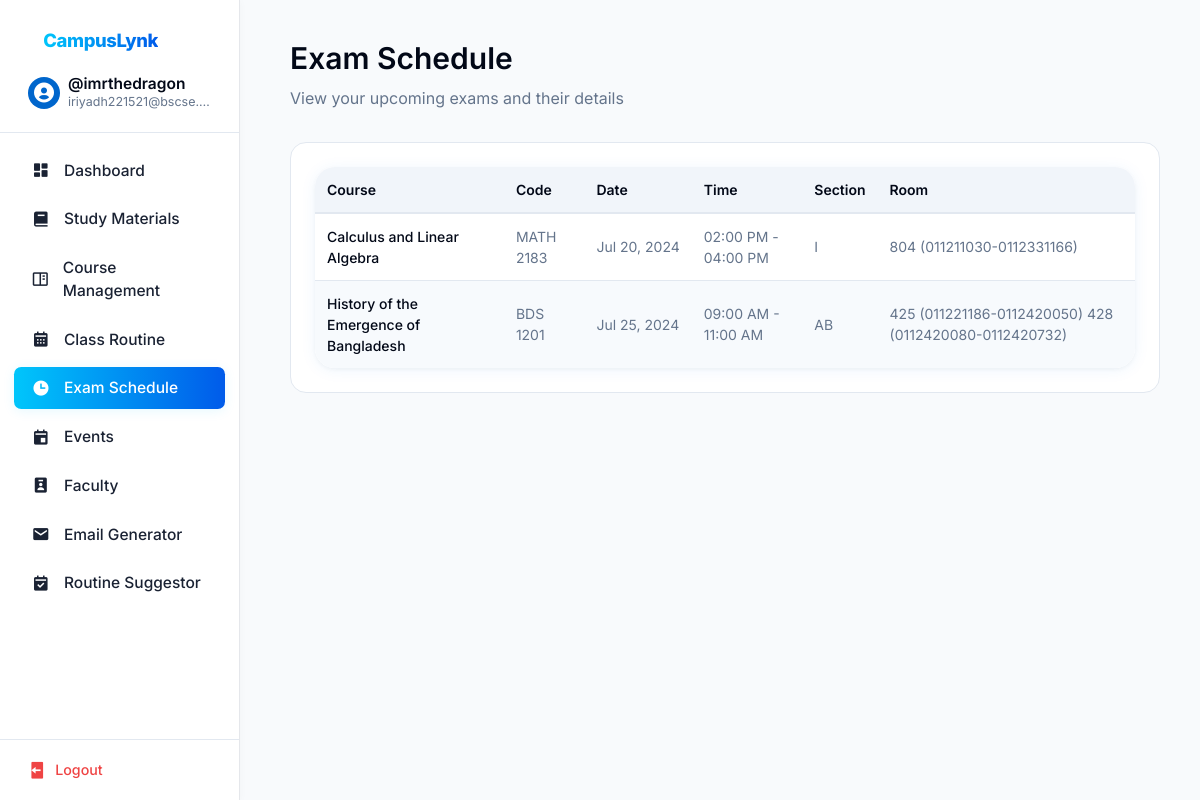
The page /exam_schedule.php (signed in) on the database its author committed.
### tables this page shows
CREATE TABLE `users` (
  `id` int(11) NOT NULL,
  `username` varchar(255) NOT NULL,
  `email` varchar(255) NOT NULL,
  `password` varchar(255) NOT NULL,
  `role` enum('student','faculty','admin') NOT NULL,
  `name` varchar(255) NOT NULL
);

CREATE TABLE `exam_schedules` (
  `id` int(11) NOT NULL,
  `department` varchar(50) NOT NULL,
  `course_code` varchar(50) NOT NULL,
  `course_title` varchar(255) NOT NULL,
  `section` varchar(10) NOT NULL,
  `teacher` varchar(100) NOT NULL,
  `exam_date` date NOT NULL,
  `exam_time` varchar(50) NOT NULL,
  `room` text DEFAULT NULL,
  `created_at` timestamp NOT NULL DEFAULT current_timestamp()
);

### exam_schedule.php (the view, shortened to what this page needs)
<?php
$database = new Database();
$db = $database->getConnection();
$exams = [];
try {
    $userQuery = "SELECT id FROM users WHERE email = ?";
    $userStmt = $db->prepare($userQuery);
    $userStmt->execute([$_SESSION["useremail"]]);
    $user = $userStmt->fetch(PDO::FETCH_ASSOC);
    if ($user) {
        $userId = $user['id'];
        $examQuery = "
            SELECT
                es.course_title,
                es.course_code,
                es.exam_date,
                es.exam_time,
                es.section,
                es.room,
                es.teacher
            FROM student_enrollments se
            JOIN upcoming_courses uc ON se.course_id = uc.id
            JOIN exam_schedules es ON es.course_code = uc.course_code AND es.section = se.section
            WHERE se.student_id = ?
            ORDER BY es.exam_date, es.exam_time
        ";
        $examStmt = $db->prepare($examQuery);
        $examStmt->execute([$userId]);
        $exams = $examStmt->fetchAll(PDO::FETCH_ASSOC);
    }
} catch(PDOException $e) {
    echo "<p>Could not retrieve exam schedule. Please try again later.</p>";
}
?>
<!DOCTYPE html>
<html lang="en">
<head>
    <link href='https://unpkg.com/boxicons@2.1.4/css/boxicons.min.css' rel='stylesheet'>
    <link rel="stylesheet" href="css/base.css">
    <link rel="stylesheet" href="css/layout.css">
    <link rel="stylesheet" href="css/components.css">
    <link rel="stylesheet" href="css/exam-schedule.css">
</head>
<body>
<div class="dashboard-layout">
  <?php include 'sidebar.php'; ?>
  <main id="main-content" class="main-content fade-transition fade-out" style="">
    <section class="welcome-section">
        <h1>Exam Schedule</h1>
        <p class="text-muted">View your upcoming exams and their details</p>
    </section>
    <div class="table-container">
        <table class="table">
            <thead>
                <tr>
                    <th>Course</th>
                    <th>Code</th>
                    <th>Date</th>
                    <th>Time</th>
                    <th>Section</th>
                    <th>Room</th>
                </tr>
            </thead>
            <tbody>
                <?php if (!empty($exams)): ?>
                    <?php foreach ($exams as $exam): ?>
                        <tr>
                            <td><?php echo htmlspecialchars($exam['course_title']); ?></td>
                            <td><?php echo htmlspecialchars($exam['course_code']); ?></td>
                            <td class="exam-date"><?php echo date('M j, Y', strtotime($exam['exam_date'])); ?></td>
                            <td><?php echo htmlspecialchars($exam['exam_time']); ?></td>
                            <td><?php echo htmlspecialchars($exam['section']); ?></td>
                            <td><?php echo htmlspecialchars($exam['room']); ?></td>
                        </tr>
                    <?php endforeach; ?>
                <?php endif; ?>
            </tbody>
        </table>
    </div>
  </main>
</div>
</body>
</html>

### sidebar.php (shortened to what this page needs)
<?php
try {
    $sidebar_database = new Database();
    $sidebar_db = $sidebar_database->getConnection();
    $sidebar_query = $sidebar_db->prepare("SELECT * FROM users WHERE email = ?");
    $sidebar_query->execute([$_SESSION['useremail']]);
    $sidebar_user = $sidebar_query->fetch(PDO::FETCH_ASSOC);
} catch (PDOException $e) {
    header("Location: login.php?error=Database Error: " . urlencode($e->getMessage()));
    exit();
}
$current_page = basename($_SERVER['PHP_SELF']);
$role = $sidebar_user['role'];
?>
<link href='https://unpkg.com/boxicons@2.1.4/css/boxicons.min.css' rel='stylesheet'>
<aside class="sidebar">
    <div class="sidebar-header">
        <div class="logo-and-title-div">
            <div class="sidebar-brand">
                <a href="index.php" class="navbar-brand sidebar-logo"><span>CampusLynk</span></a>
            </div>
        </div>
        <a href="<?php echo $role === 'faculty' ? 'faculty_dashboard.php' : ($role === 'admin' ? 'admin_dashboard.php' : 'profile.php'); ?>" class="user-info">
            <div class="user-avatar">
                <i class='bx bxs-user-circle'></i>
            </div>
            <div class="user-details">
                <h3 class="user-name"><?php echo '@' . htmlspecialchars($sidebar_user['username']); ?></h3>
                <p class="user-email"><?php echo htmlspecialchars($sidebar_user['email']); ?></p>
            </div>
        </a>
    </div>
    <div class="sidebar-content">
        <ul class="nav-links">
            <?php if ($role === 'admin'): ?>
                <li>
                    <a href="admin_dashboard.php" class="nav-link <?php echo $current_page === 'admin_dashboard.php' ? 'active' : ''; ?>">
                        <i class='bx bxs-dashboard'></i>
                        <span>Dashboard</span>
                    </a>
                </li>
                <li>
                    <a href="admin_dataimport.php" class="nav-link <?php echo $current_page === 'admin_dataimport.php' ? 'active' : ''; ?>">
                        <i class='bx bxs-file-import'></i>
                        <span>Upcoming Class Import</span>
                    </a>
                </li>
                <li>
                    <a href="admin_exam_import.php" class="nav-link <?php echo $current_page === 'admin_exam_import.php' ? 'active' : ''; ?>">
                        <i class='bx bxs-calendar-event'></i>
                        <span>Exam Schedule Importer</span>
                    </a>
                </li>
                <li>
                    <a href="admin_class_schedule.php" class="nav-link <?php echo $current_page === 'admin_class_schedule.php' ? 'active' : ''; ?>">
                        <i class='bx bx-calendar'></i>
                        <span>Ongoing Class Schedule</span>
                    </a>
                </li>
                <li>
                    <a href="admin_users.php" class="nav-link <?php echo $current_page === 'admin_users.php' ? 'active' : ''; ?>">
                        <i class='bx bxs-user-detail'></i>
                        <span>User Management</span>
                    </a>
                </li>
                <li>
                    <a href="admin_event_management.php" class="nav-link <?php echo $current_page === 'admin_event_management.php' ? 'active' : ''; ?>">
                        <i class='bx bx-calendar-plus'></i>
                        <span>Event Management</span>
                    </a>
                </li>
                <li>
                    <a href="admin_review_materials.php" class="nav-link <?php echo $current_page === 'admin_review_materials.php' ? 'active' : ''; ?>">
                        <i class='bx bx-task'></i>
                        <span>Review Materials</span>
                    </a>
                </li>
                <li>
                    <a href="admin_settings.php" class="nav-link <?php echo $current_page === 'admin_settings.php' ? 'active' : ''; ?>">
                        <i class='bx bxs-cog'></i>
                        <span>Settings</span>
                    </a>
                </li>
            <?php else: ?>
                <li>
                    <a href="dashboard.php" class="nav-link <?php echo $current_page === 'dashboard.php' ? 'active' : ''; ?>">
                        <i class='bx bxs-dashboard'></i>
                        <span>Dashboard</span>
                    </a>
                </li>
                <li>
                    <a href="study-materials.php" class="nav-link <?php echo $current_page === 'study-materials.php' ? 'active' : ''; ?>">
                        <i class='bx bxs-book'></i>
                        <span>Study Materials</span>
                    </a>
                </li>
                <li>
                    <a href="course_management.php" class="nav-link <?php echo $current_page === 'course_management.php' ? 'active' : ''; ?>">
                        <i class='bx bx-book-content'></i>
                        <span>Course Management</span>
                    </a>
                </li>
                <li>
                    <a href="class_routine1.php" class="nav-link <?php echo $current_page === 'class_routine1.php' ? 'active' : ''; ?>">
                        <i class='bx bxs-calendar'></i>
                        <span>Class Routine</span>
                    </a>
                </li>
                <li>
                    <a href="exam_schedule.php" class="nav-link <?php echo $current_page === 'exam_schedule.php' ? 'active' : ''; ?>">
                        <i class='bx bxs-time'></i>
                        <span>Exam Schedule</span>
                    </a>
                </li>
                <li>
                    <a href="eventpage.php" class="nav-link <?php echo $current_page === 'eventpage.php' ? 'active' : ''; ?>">
                        <i class='bx bxs-calendar-event'></i>
                        <span>Events</span>
                    </a>
                </li>
                <li>
                    <a href="faculty.php" class="nav-link <?php echo $current_page === 'faculty.php' ? 'active' : ''; ?>">
                        <i class='bx bxs-user-badge'></i>
                        <span>Faculty</span>
                    </a>
                </li>
                <li>
                    <a href="email_assistant.php" class="nav-link <?php echo $current_page === 'email_assistant.php' ? 'active' : ''; ?>">
                        <i class='bx bxs-envelope'></i>
                        <span>Email Generator</span>
                    </a>
                </li>
                <li>
                    <a href="routine_suggestor.php" class="nav-link <?php echo $current_page === 'routine_suggestor.php' ? 'active' : ''; ?>">
                        <i class='bx bxs-calendar-check'></i>
                        <span>Routine Suggestor</span>
                    </a>
                </li>
            <?php endif; ?>
        </ul>
    </div>
    <div class="sidebar-footer">
        <?php
        $logout_url = 'logout.php';
        if (isset($_SESSION['role'])) {
            switch ($_SESSION['role']) {
                default:
                    $logout_url = 'logout.php';
            }
        }
        ?>
        <a href="<?php echo $logout_url; ?>" class="logout-btn">
            <i class='bx bxs-log-out'></i>
            <span>Logout</span>
        </a>
    </div>
</aside>

### css/base.css (style rules this page uses)
:root { --background: #ffffff; --foreground: #020817; --card: #ffffff; --card-foreground: #020817; --popover: #ffffff; --popover-foreground: #020817; --primary: #0066cc; --primary-foreground: #ffffff; --secondary: #f1f5f9; --secondary-foreground: #0f172a; --muted: #f1f5f9; --muted-foreground: #64748b; --accent: #f1f5f9; --accent-foreground: #0f172a; --destructive: #ef4444; --destructive-foreground: #ffffff; --success: #16a34a; --success-foreground: #ffffff; --border: #e2e8f0; --input: #e2e8f0; --ring: #0066cc; --spacing-1: 0.25rem; --spacing-2: 0.5rem; --spacing-3: 0.75rem; --spacing-4: 1rem; --spacing-5: 1.25rem; --spacing-6: 1.5rem; --spacing-8: 2rem; --spacing-10: 2.5rem; --spacing-12: 3rem; --radius-sm: 0.125rem; --radius: 0.5rem; --radius-md: 0.75rem; --radius-lg: 1rem; --shadow-sm: 0 1px 2px rgba(0, 0, 0, 0.05); --shadow: 0 1px 3px rgba(0, 0, 0, 0.1), 0 1px 2px rgba(0, 0, 0, 0.06); --shadow-md: 0 4px 6px -1px rgba(0, 0, 0, 0.1), 0 2px 4px -1px rgba(0, 0, 0, 0.06); --shadow-lg: 0 10px 15px -3px rgba(0, 0, 0, 0.1), 0 4px 6px -2px rgba(0, 0, 0, 0.05); }
* { margin: 0; padding: 0; box-sizing: border-box; font-family: 'Inter', sans-serif; }
body { background-color: var(--background); color: var(--foreground); line-height: 1.5; }
h1, h2, h3, h4, h5, h6 { font-weight: 600; line-height: 1.25; margin-bottom: var(--spacing-4); }
h1 { font-size: 2.25rem; }
h3 { font-size: 1.5rem; }
.text-muted { color: var(--muted-foreground); }

### css/components.css (style rules this page uses)
.table { width: 100%; border-collapse: separate; border-spacing: 0; background: rgba(255,255,255,0.98); border-radius: 1.25rem; box-shadow: 0 2px 16px 0 rgba(0,124,240,0.07), 0 1.5px 4px 0 rgba(0,0,0,0.04); overflow: hidden; font-size: 0.97rem; transition: box-shadow 0.18s; }
.table th, .table td { padding: 0.55rem 0.9rem; text-align: left; border-bottom: 1px solid var(--border); }
.table th { background: #f1f5fa; color: #223a6d; font-weight: 700; position: sticky; top: 0; z-index: 1; }
.table tr:last-child td { border-bottom: none; }
.table tbody tr:nth-child(even) { background: #f7fafd; }
.fade-transition { opacity: 0; transition: opacity 0.35s cubic-bezier(.4,0,.2,1); }
.fade-transition.fade-in { opacity: 1; }

### css/exam-schedule.css (style rules this page uses)
.table-container { background: var(--background); border: 1px solid var(--border); border-radius: var(--radius-lg); padding: 1.5rem; overflow-x: auto; }
.table { width: 100%; border-collapse: collapse; font-size: 0.875rem; }
.table th { font-weight: 600; text-align: left; padding: 0.75rem; color: var(--foreground); border-bottom: 2px solid var(--border); white-space: nowrap; }
.table td { padding: 0.75rem; border-bottom: 1px solid var(--border); color: var(--muted-foreground); }
.table tr:last-child td { border-bottom: none; }
.table tbody tr { transition: background-color 0.2s ease; }
.table td:first-child { font-weight: 500; color: var(--foreground); }
.exam-date, .exam-time { white-space: nowrap; font-family: var(--font-mono); }

### rows shown on the page
users: username "imrthedragon", email "iriyadh221521@bscse.…"
exam_schedules: course_title "Calculus and Linear Algebra", course_code "MATH 2183", exam_date "Jul 20, 2024", exam_time "02:00 PM - 04:00 PM", section "I", room "804 (011211030-0112331166)"
exam_schedules: course_title "History of the Emergence of Bangladesh", course_code "BDS 1201", exam_date "Jul 25, 2024", exam_time "09:00 AM - 11:00 AM", section "AB", room "425 (011221186-0112420050) 428 (0112420080-0112420732)"
